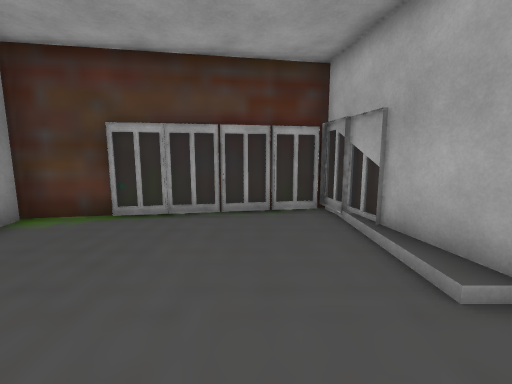
view 1 (above)

12 first-person views from a walk through a 3-D level made in the Unity game engine. The camera is 1.5 m above the floor, tilts 8° down and sees 90° across. The floor is counted in squares, 1 m on a side. Each view is taken from the middle of a square. On the plan, view 1 faces up. The plan holds only what a view shows up to about 13 squares ahead; the rest is blank. The place goes on beyond the plan.

view 2
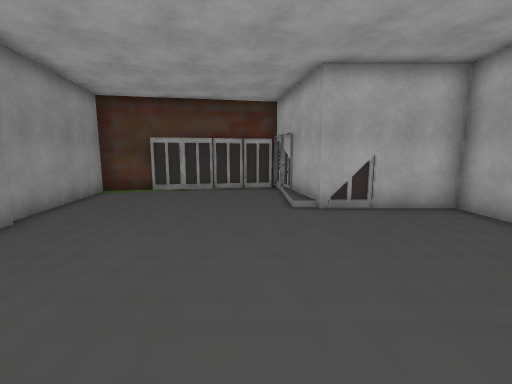

view 3
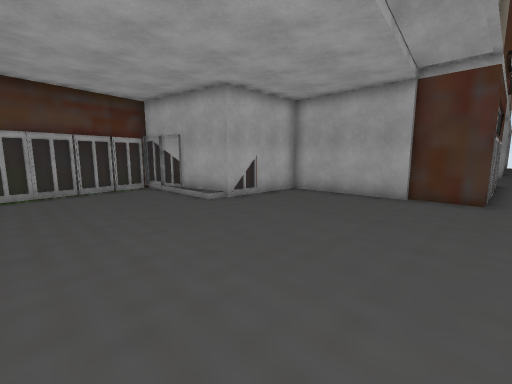

view 4
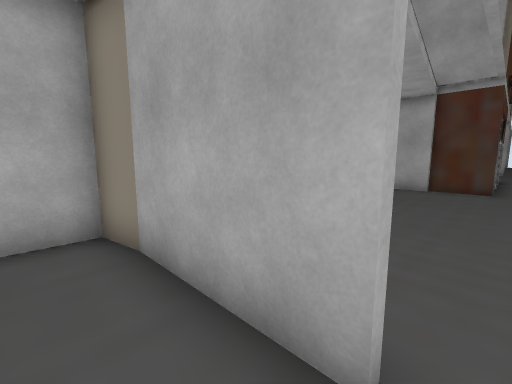

view 5
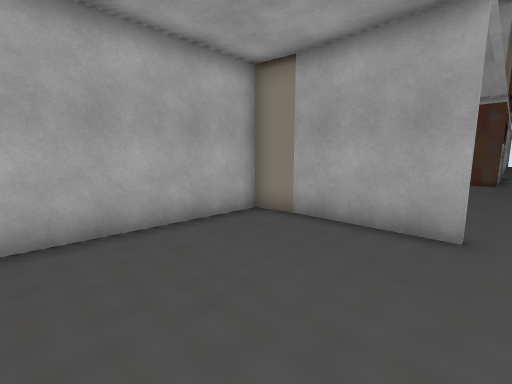

view 6
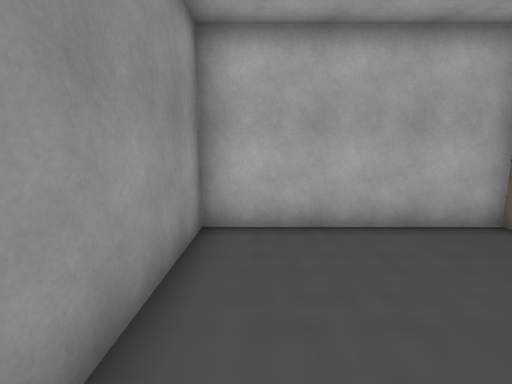

view 7
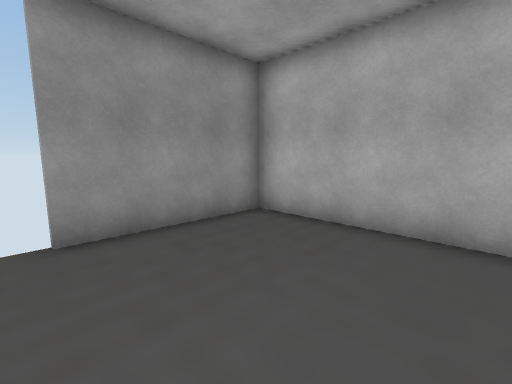

view 8
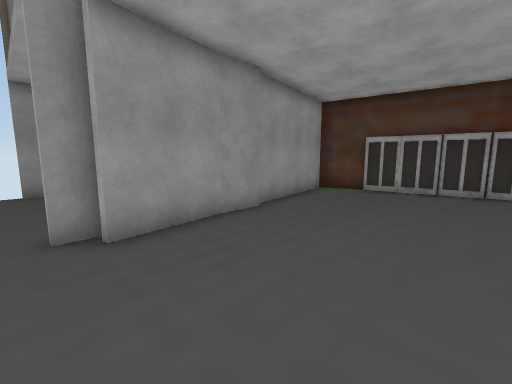

view 9
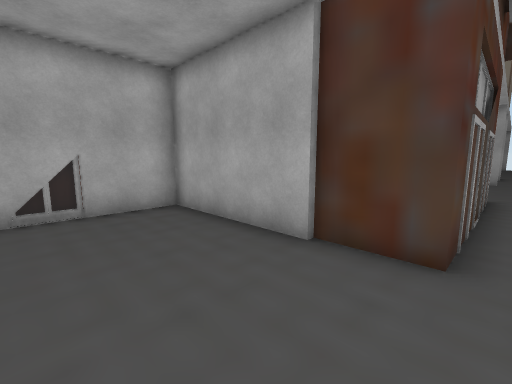

view 10
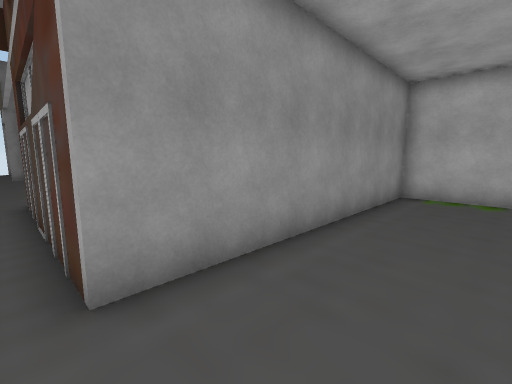

view 11
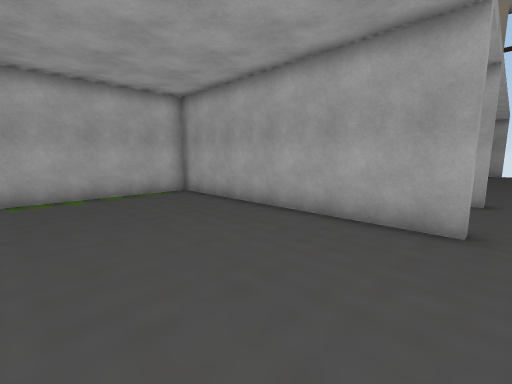

view 12
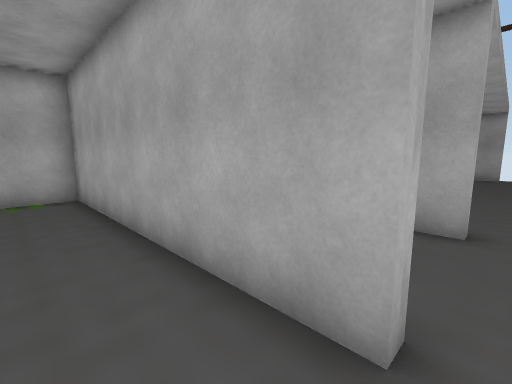

### Floor plan
Points are (right, up) in squares from view 1. A wall is a line through its corners. A room is listed if a view was taken in it or the views show most of it. See-through windows are left out.
Room 1 (views 1, 2, 3, 8, 9)
walls: (4.5, 2.5) (3.4, 2.5); (2.5, 5.1) (2.4, 6); (-4.3, 0.5) (-4.3, -1); (-4.4, -0.8) (-3.8, -3.9); (6.8, -2.6) (6.8, 2.3) (2.8, 2.3) (2, 7.2); (-4.3, -3.7) (-4.3, -4.6); (2.3, 6.4) (2.2, 7.2) (-3.5, 6.2); (2.1, 7.4) (-2.6, 6.6); (7, -4.5) (7, -2.5); (-3.4, 6.4) (-5.6, 6.1) (-4.6, 0.8)
ways out: opening at (-4, -5) to room 2; opening at (7, -5) to room 3
Room 2 (views 4, 5, 6, 7)
walls: (-4.5, -4.6) (-4.5, -0.9); (-4.5, -1) (-4.8, 0.3) (-11.1, 0.3) (-11.1, -4.6)
ways out: opening at (-4, -5) to room 1
Room 3 (views 10, 11, 12)
walls: (20.8, -4.5) (20.8, 5.3) (14.2, 5.3) (14.2, -4.5) (7, -4.5)
ways out: opening at (7, -5) to room 1; opening at (21, -5)

Positions as (right, up) in squares from view 1, and headings:
1: (0, 0), facing up
2: (1, -5), facing up
3: (-3, -5), facing up-right
4: (-6, -5), facing up-right
5: (-10, -5), facing up-right
6: (-10, -5), facing up
7: (-6, -5), facing up-left
8: (1, -5), facing up-left
9: (3, -5), facing up-right
10: (17, -5), facing up-left
11: (15, -5), facing up-right
12: (19, -5), facing up-right
